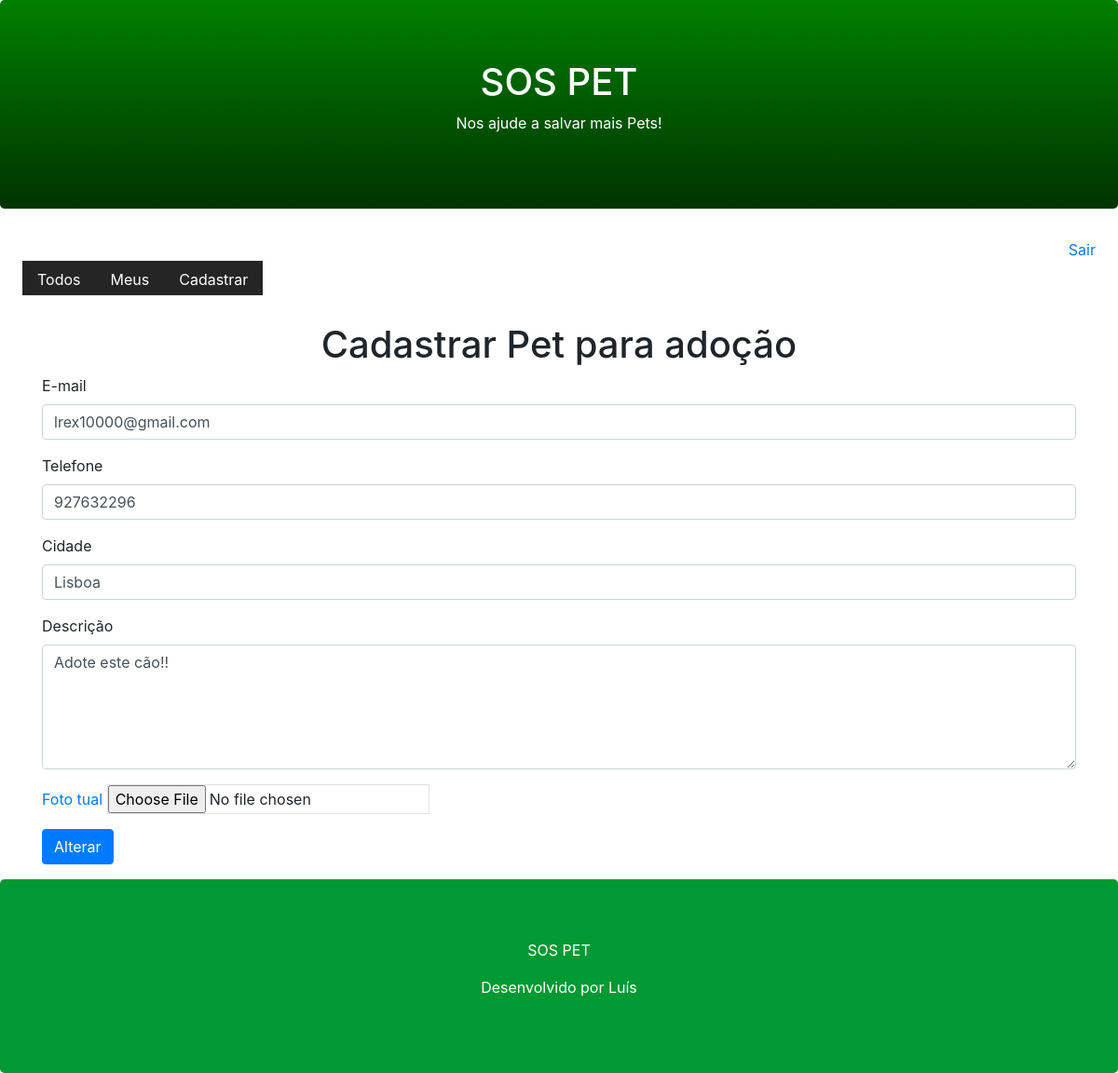
/pet/register/?id=6 (signed in), run on an earlier commit of the app's database.
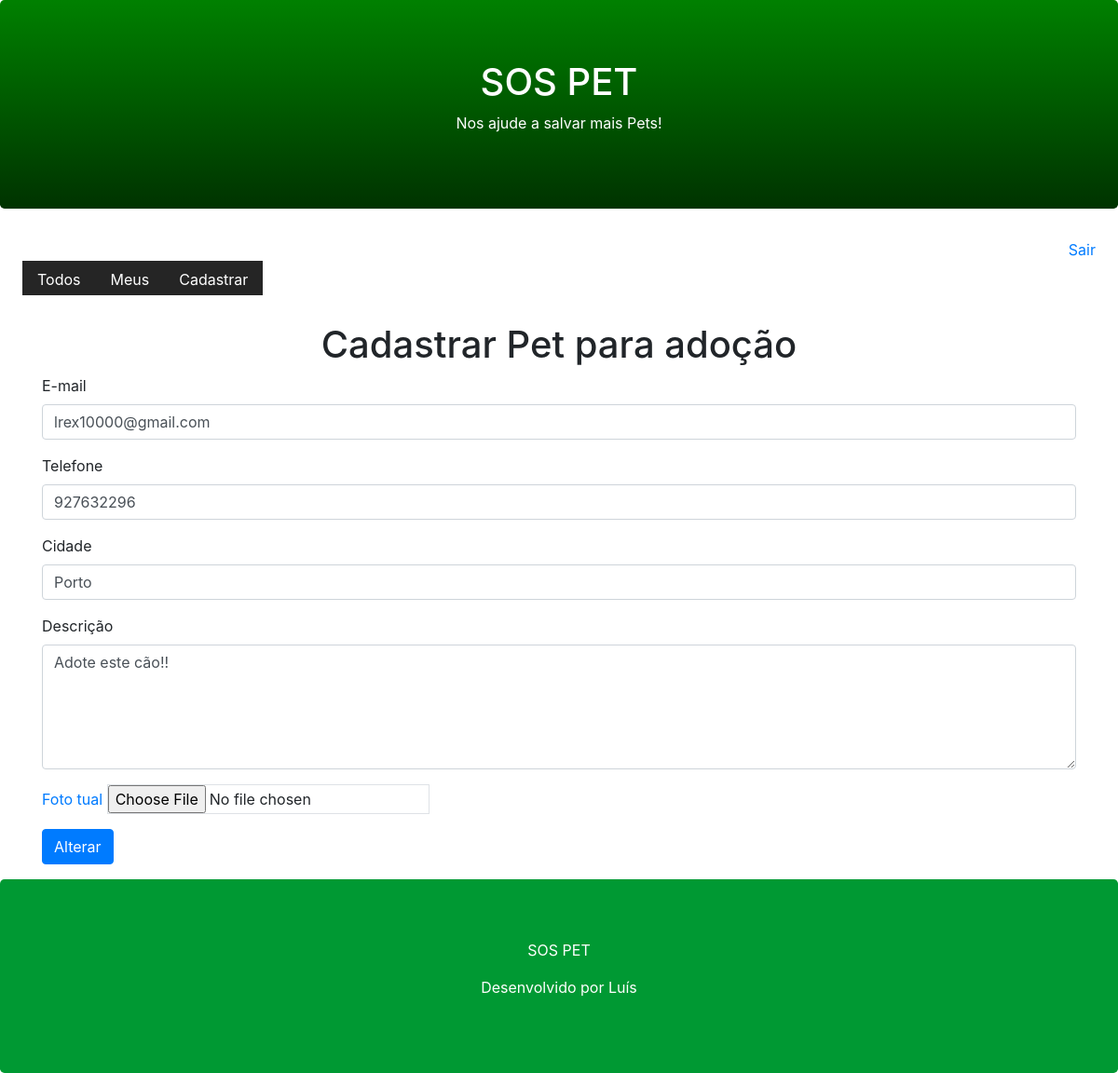
And on a later commit of the database.
### core/models.py (models this page shows, shortened)
class Pet(models.Model):
    city = models.CharField(max_length=100)
    description = models.TextField()
    phone = models.CharField(max_length=11)
    email = models.EmailField()
    begin_date = models.DateTimeField(auto_now_add=True)
    photo = models.ImageField(upload_to='pet')
    active = models.BooleanField(default=True)
    user = models.ForeignKey(User, on_delete=models.CASCADE)

### core/views.py (the view)
# urls.py: path('pet/register/', views.register_pet),
@login_required(login_url='/login/')
def register_pet(request):
    pet_id = request.GET.get('id')
    if pet_id:
        pet = Pet.objects.get(id=pet_id)
        if pet.user == request.user:
            return render(request, 'register-pet.html', {'pet':pet})
    return render(request,'register-pet.html')

### core/templates/register-pet.html (shortened to what this page needs)
{% extends "model-page.html" %}
{% block content %}
    <h1 class="text-center"> Cadastrar Pet para adoção </h1>
    <form enctype="multipart/form-data" action="submit", method="POST">{% csrf_token %}
    <div class="container">
        <div class="form-group">
            <label for="email"> E-mail </label>
            <input class="form-control" name="email" type="text" value="{{ pet.email }}">
        </div>
        <div class="form-group">
            <label for="phone"> Telefone </label>
            <input class="form-control" name="phone" type="text" value="{{ pet.phone }}">
        </div>
        <div class="form-group">
            <label for="city"> Cidade </label>
            <input class="form-control" name="city" type="text" value="{{ pet.city }}">
        </div>
        <div class="form-group">
            <label for="description"> Descrição </label>
            <textarea class="form-control" rows="5" name="description">{{ pet.description }}</textarea>
        </div>
        <div class="form-group">
            <a href="/media/{{ pet.photo }}" target="blank">Foto tual</a>
            <input type="file" class="form-group-file border" name="file" accept="image/*">
        </div>
        <button type="submit" class="btn btn-primary">
            {% if pet %}
                Alterar
            {% else %}
                Cadastrar
            {% endif %}
        </button>
    </div>
    </form>
{% endblock %}

What changed in the data, as far as the page shows it:
changed Pet "lrex10000@gmail.com": city "Lisboa" → "Porto"
